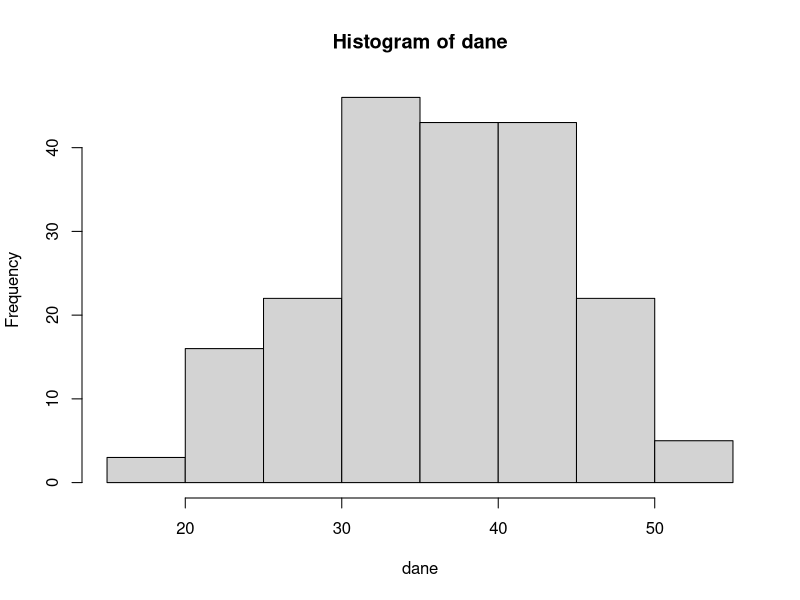

Write the R code that produced this figure.
set.seed(123)
dane = rexp(25, 6)

library(MASS)
(est = fitdistr(dane, "exponential")$est)
(quantile(dane, 0.9))



dane = crabs$CW
(mean(dane))
(var(dane))
(median(dane))
quantile(dane, 0.8)


wykres = hist(dane)

shapiro.test(dane)$p.value

n = length(dane)
licznik = (n-1)*var(dane)
mian.lewy = qchisq(1-0.95/2, n-1)^2
mian.prawy = qchisq(0.95/2, n-1)^2

(licznik/mian.lewy)
(licznik/mian.prawy)


prop.test(x=24,n=500,p=0.04,alt="greater")$p.value
prop.test(x=24,n=500,p=0.04,alt="greater")$stat

prop.test(x=24, n=500, conf.level=0.99)$conf.int
#binom.test(x=24, n=500, conf.level=0.99)$stat


dane = c(22,30,22,16,10)
prob = c(dpois(0:3, 2), ppois(3, 2, lower.tail=F))

(pval = chisq.test(dane, p=prob)$p.value)
(pval = chisq.test(dane, p=prob)$stat)



x = subset(anorexia, Treat == "CBT")$Prewt
y = subset(anorexia, Treat == "CBT")$Postwt

t.test(x, y, paired=T, alt="less")$p.value
t.test(x, y, paired=T, alt="less")$stat

wynik = power.t.test(n=length(x), delta=3,
                     sd=sd(x - y), 
                     type="paired", alt="one.sided")
cat('\nb) power =', 1- wynik$power)
